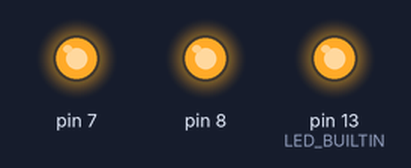
A sketch run on a simulated Arduino Leonardo, built with avr-gcc and run on an emulated ATmega32U4. Shown: output pins drawn as LEDs (lit = HIGH).

Above: at 0.2 s.
At 1.7 s:
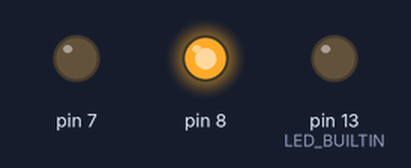
At 3.7 s:
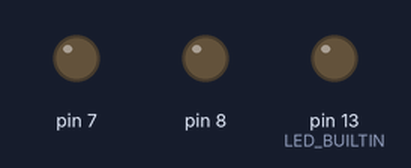
At 5.2 s:
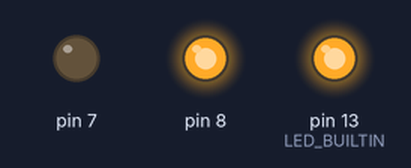
At 6.6 s:
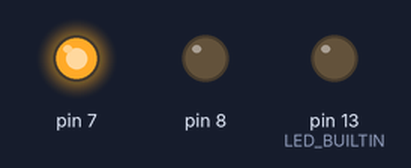
At 8.6 s:
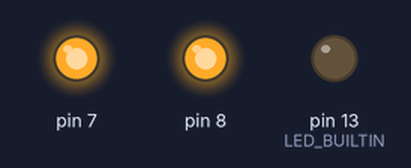
Timing chart, 0 to 9.2 s (numbered marks = the images above):
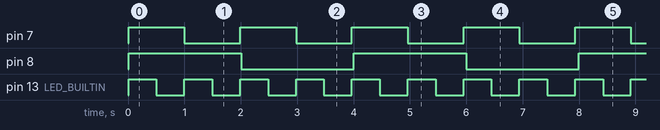

The sketch:

Blink.ino
```cpp
#include <Arduino_FreeRTOS.h>

// define two tasks for Blink & AnalogRead
void TaskBlink1( void *pvParameters );
void TaskBlink2( void *pvParameters );
void TaskBlink3( void *pvParameters );

// the setup function runs once when you press reset or power the board
void setup() {

  // initialize serial communication at 9600 bits per second:
  Serial.begin(9600);

  while (!Serial) {
    ; // wait for serial port to connect. Needed for native USB, on LEONARDO, MICRO, YUN, and other 32u4 based boards.
  }

  // Now set up two tasks to run independently.
  xTaskCreate(
    TaskBlink1
    ,  "Blink1"   // A name just for humans
    ,  128  // This stack size can be checked & adjusted by reading the Stack Highwater
    ,  NULL
    ,  2  // Priority, with 3 (configMAX_PRIORITIES - 1) being the highest, and 0 being the lowest.
    ,  NULL );
  xTaskCreate(
    TaskBlink2
    ,  "Blink2"   // A name just for humans
    ,  128  // This stack size can be checked & adjusted by reading the Stack Highwater
    ,  NULL
    ,  2  // Priority, with 3 (configMAX_PRIORITIES - 1) being the highest, and 0 being the lowest.
    ,  NULL );

  xTaskCreate(
    TaskBlink3
    ,  "Blink3"   // A name just for humans
    ,  128  // This stack size can be checked & adjusted by reading the Stack Highwater
    ,  NULL
    ,  2  // Priority, with 3 (configMAX_PRIORITIES - 1) being the highest, and 0 being the lowest.
    ,  NULL );


  // Now the task scheduler, which takes over control of scheduling individual tasks, is automatically started.
}

void loop()
{
  // Empty. Things are done in Tasks.
}

/*--------------------------------------------------*/
/*---------------------- Tasks ---------------------*/
/*--------------------------------------------------*/

void TaskBlink1(void *pvParameters)  // This is a task.
{
  (void) pvParameters;

  pinMode(LED_BUILTIN, OUTPUT);

  for (;;) // A Task shall never return or exit.
  {
    digitalWrite(LED_BUILTIN, HIGH);   // turn the LED on (HIGH is the voltage level)
    vTaskDelay( 500 / portTICK_PERIOD_MS ); // wait for one second
    digitalWrite(LED_BUILTIN, LOW);    // turn the LED off by making the voltage LOW
    vTaskDelay( 500 / portTICK_PERIOD_MS ); // wait for one second
  }
}

void TaskBlink2(void *pvParameters)  // This is a task.
{
  (void) pvParameters;

  pinMode(7, OUTPUT);

  for (;;) // A Task shall never return or exit.
  {
    digitalWrite(7, HIGH);   // turn the LED on (HIGH is the voltage level)
    vTaskDelay( 1000 / portTICK_PERIOD_MS ); // wait for one second
    digitalWrite(7, LOW);    // turn the LED off by making the voltage LOW
    vTaskDelay( 1000 / portTICK_PERIOD_MS ); // wait for one second
  }
}

void TaskBlink3(void *pvParameters)  // This is a task.
{
  (void) pvParameters;

  pinMode(8, OUTPUT);

  for (;;) // A Task shall never return or exit.
  {
    digitalWrite(8, HIGH);   // turn the LED on (HIGH is the voltage level)
    vTaskDelay( 2000 / portTICK_PERIOD_MS ); // wait for one second
    digitalWrite(8, LOW);    // turn the LED off by making the voltage LOW
    vTaskDelay( 2000 / portTICK_PERIOD_MS ); // wait for one second
  }
}
```

Measured:
- by itself, pin 7: alternates HIGH for 0.99 s and LOW for 0.99 s
- by itself, pin 8: alternates HIGH for 2.0 s and LOW for 2.0 s
- by itself, pin 13 (LED_BUILTIN): alternates HIGH for 0.50 s and LOW for 0.50 s
